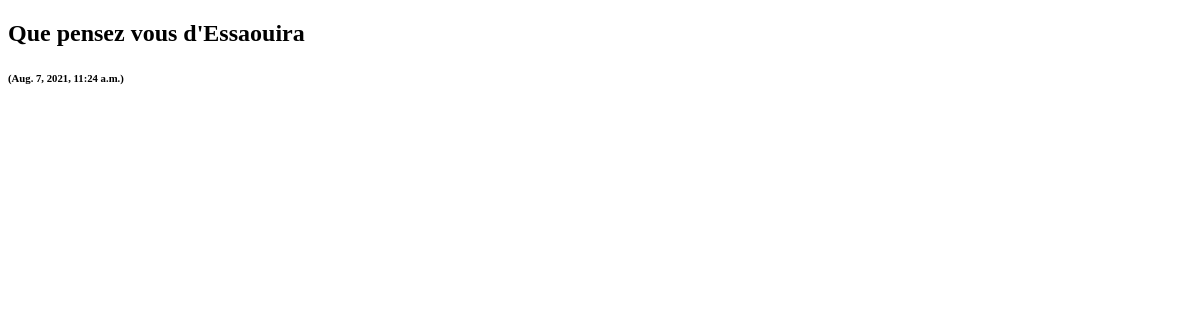
/polls/3/results/, run on an earlier commit of the app's database.
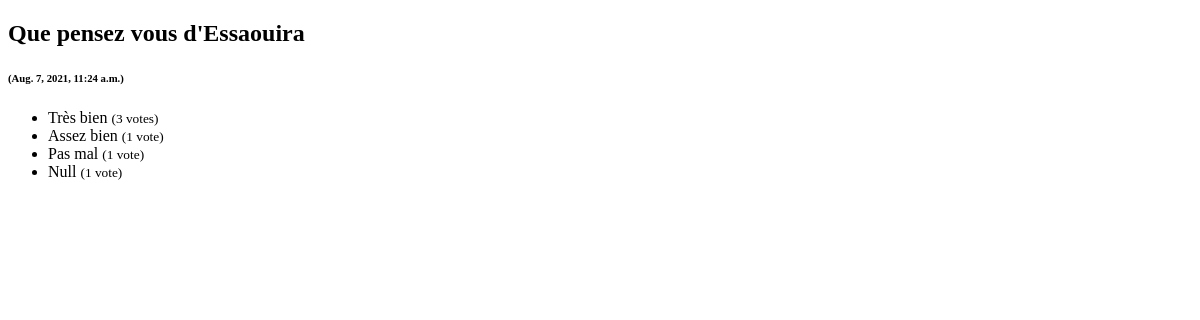
And on a later commit of the database.
### polls/models.py (models this page shows, shortened)
class Choice(models.Model):
    question = models.ForeignKey(Question, on_delete=models.CASCADE)
    choice_text = models.CharField(max_length=200)
    votes = models.IntegerField(default=0)

### polls/views.py (the view)
# urls.py: path('<int:pk>/results/', views.ResultsView.as_view(), name='results'),
class ResultsView(generic.DetailView):
    model = Question
    template_name = 'polls/results.html'

### polls/templates/polls/results.html (shortened to what this page needs)
<!DOCTYPE html>
<html>
  <head>
  </head>
  <body>
	<h2>{{ question.question_text }} <h6>({{ question.pub_date}})</h6> </h2>
    <ul>
        {% for choice in question.choice_set.all %}
          <li>{{ choice.choice_text }} <small>({{ choice.votes }} vote{{ choice.votes|pluralize }})</small> </li>
        {% endfor %}
    </ul>
  </body>
</html>

What changed in the data, as far as the page shows it:
added Choice: choice_text "Très bien", votes "3"
added Choice: choice_text "Assez bien", votes "1"
added Choice: choice_text "Pas mal", votes "1"
added Choice: choice_text "Null", votes "1"
